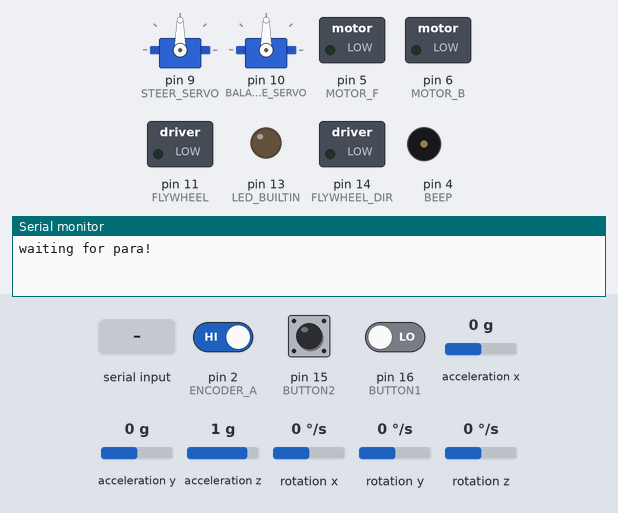
Recording of a sketch running on a simulated Arduino Uno, built with avr-gcc and run on an emulated ATmega328P. On the bench: 2 × servo, switched loads named in the sketch (green lamp = pin HIGH), output pins drawn as LEDs (lit = HIGH), buzzer (waves = sounding, pin HIGH), the last lines printed to the serial monitor. Dashed ring = blinking. The inputs (shaded band) are chosen by the test bench; at power-on: pin 15 (BUTTON2) LOW, pin 16 (BUTTON1) LOW, pin 2 (ENCODER_A) HIGH, acceleration x 0 g, acceleration y 0 g, acceleration z 1 g, rotation x 0 °/s, rotation y 0 °/s, rotation z 0 °/s.

Above: at 1.1 s.
1.2 s: "roll*1000\n" received over Serial
At 3.2 s:
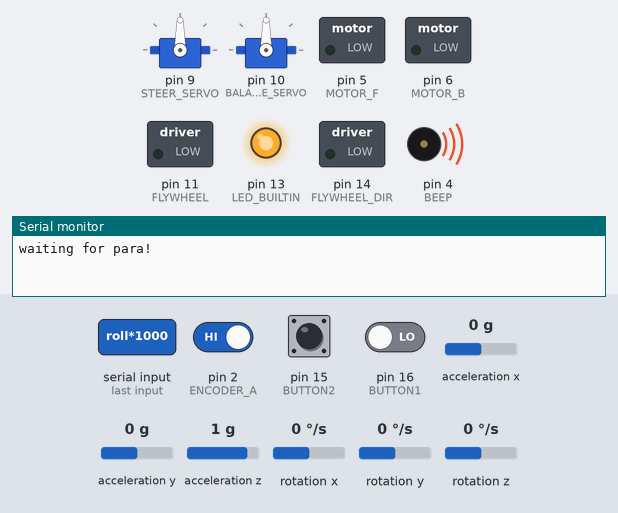
4.2 s: pin 15 (BUTTON2) pulled HIGH for 1 s
At 5.6 s:
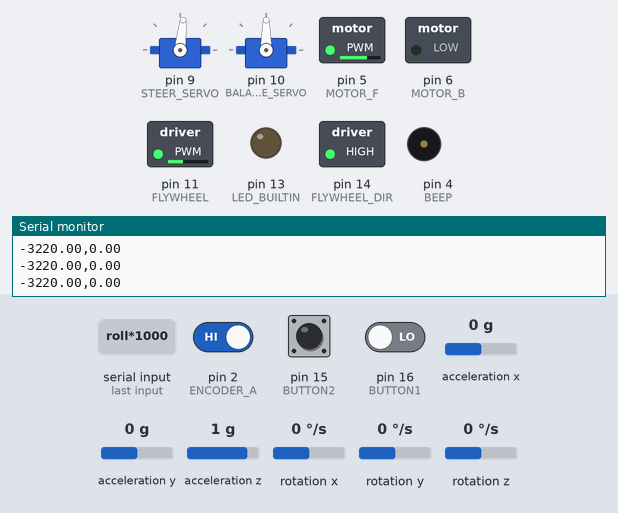
8.2 s: byte 54 ('6') received over Serial
11.2 s: "R,45\n" received over Serial
14.2 s: "L,45\n" received over Serial
At 16.71 s:
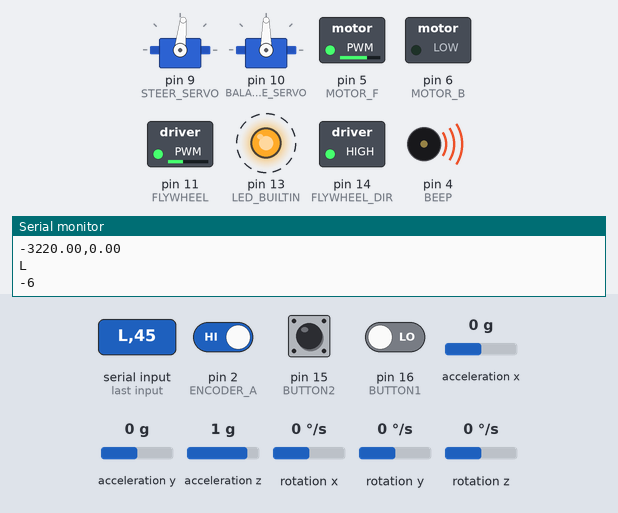
17.2 s: pin 15 (BUTTON2) driven HIGH and pin 16 (BUTTON1) driven HIGH
At 19.1 s:
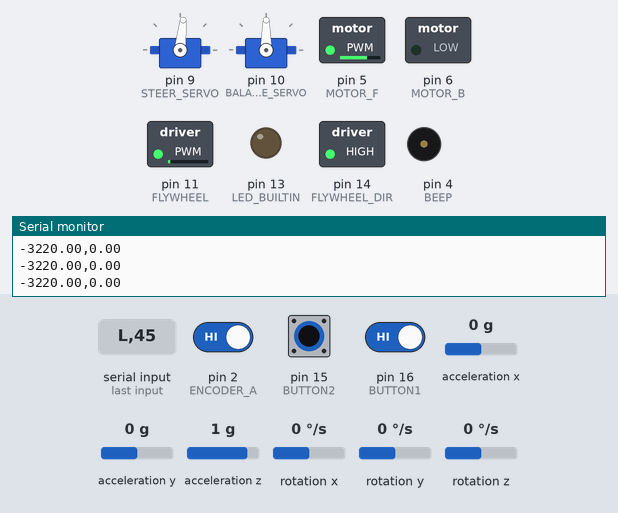
Timing chart, 0 to 39.7 s (numbered marks = the images above; inputs shaded):
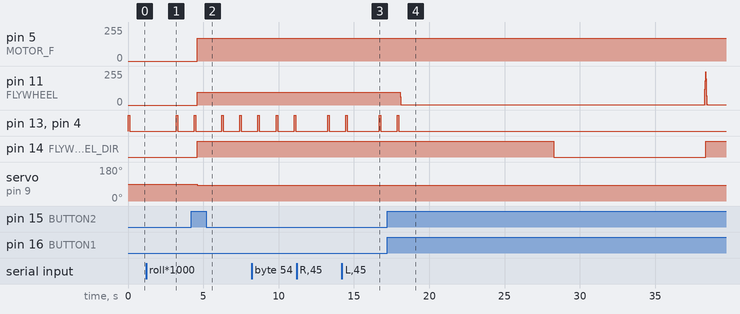

The sketch:

MotoBot.ino
```cpp
/*
 * Author: Xuechao Zhang
 * Date: July 23rd, 2020
 * Description: 自行车机器人
 */

// #define OLED_DEBUG        //OLED调参模式
#define SERIAL_PARATUNING //串口调试模式
// #define TELE_MODE         //遥控模式

#include <Wire.h>
#include <Servo.h>

#define ENCODER_A 2
#define BEEP 4
#define STEER_SERVO 9
#define BALANCE_SERVO 10
#define ENCODER_B 7
#define MOTOR_F 5
#define MOTOR_B 6
#define FLYWHEEL 11
#define FLYWHEEL_DIR 14
#define BUTTON1 16 //拨码开关 1,靠近电源开关,按下是 LOW
#define BUTTON2 15 //拨码开关 2

float roll = 0, pitch = 0, yaw = 0;
long flywheel_position[2] = {0}; // 编码器 前一时刻和当前时刻
float flywheel_speed = 0, flywheel_target = 0;
float fw_kp = 0.02, fw_ki = 0, fw_kd = 0.04;       //飞轮电机PID
// float bl_kp = -450.0, bl_ki = 0.0, bl_kd = -500.0; //直立角度环(测试架)
// float sp_kp = 0.0035;                              //直立速度环(测试架)
float bl_kp = -1400.0, bl_ki = 0.0, bl_kd = -100.0; //直立角度环
float sp_kp = 0.0003;                               //直立速度环
unsigned long currentTime, previousTime = 0; // 计时
float elapsedTime;
int pwm_out = 0;
char BT_char = '0';//蓝牙控制字,默认为 '0'
int steer_angle = 90; //±65°
float steer_kp = -3.0; //打角 P
float steer_kd = 0.5;
int motor_speed = 170;//电机速度，(-255,+255)
float speed_kp = 0.0; //速度 P
float roll_offset = -2.3;

Servo steer_servo, balance_servo;

void BeepandBlink(){
  bool Bee_En = true;
  int t = 100;
  digitalWrite(LED_BUILTIN, HIGH);   // turn the LED on (HIGH is the voltage level)
  if(Bee_En) digitalWrite(BEEP, HIGH);
  delay(t);
  if(Bee_En) digitalWrite(LED_BUILTIN, LOW);    // turn the LED off by making the voltage LOW
  digitalWrite(BEEP, LOW);
  delay(t);
}

//翻车则强制停止
void forceidle(int angle = 23)
{
  if(roll>angle || roll< -angle) // 翻车 需要拨一下开关恢复 大概率影响IMU读数
  {
    analogWrite(FLYWHEEL, 255);
    analogWrite(MOTOR_F, 0);
    analogWrite(MOTOR_B, 0);
    steer_servo.write(90);
    // DisplayWarning(10);
    while(1)
      if(digitalRead(BUTTON2)==LOW)
        break;
   // DisplayWarning(20);
    while(1)
      if(digitalRead(BUTTON2)==HIGH)
        break;
    while(roll>angle || roll<-angle)
    {
      Read_IMU();
      delay(100);
    }
    BeepandBlink();
  }
}

//初始化函数
void setup() {
  //配置IO为输出
  pinMode(LED_BUILTIN, OUTPUT);
  pinMode(BEEP, OUTPUT);
  //蜂鸣器响
  BeepandBlink();
  //配置编码器
  pinMode(ENCODER_A, INPUT);
  pinMode(ENCODER_B, INPUT);
  //配置拨码开关
  pinMode(BUTTON1, INPUT);
  pinMode(BUTTON2, INPUT);
  // 配置飞轮
  pinMode(FLYWHEEL_DIR, OUTPUT);
  //配置电机
  pinMode(MOTOR_F,OUTPUT);
  pinMode(MOTOR_B,OUTPUT);
  // 配置转向舵机
  steer_servo.attach(STEER_SERVO);
  steer_servo.write(steer_angle);
  // 配置平衡舵机
  balance_servo.attach(BALANCE_SERVO);
  balance_servo.write(steer_angle);
  // 设置飞轮编码器的中断为边沿触发
  attachInterrupt(0, flywheel_encoder, CHANGE);
  // 配置波特率
  //Serial.begin(115200);
  Serial.begin(9600);

  #ifdef SERIAL_PARATUNING
    Serial.println("waiting for para!");
    while (!serial_paratuning())
    ; // 串口调参
  #endif

  // 开始通信
  Wire.begin(); // Initialize comunication
  // 初始化陀螺仪
  init_IMU();
  // 初始化OLED
  #ifdef OLED_DEBUG
    init_OLED();
  #endif

  // 蜂鸣器响
  BeepandBlink();
  SerialPrint_init();
  previousTime = millis();
}

// 主循环
void loop() {
  // 获取当前运行时间
  currentTime = millis();
  // 一个循环的时间, 单位：s, 用于测速
  elapsedTime = (currentTime - previousTime) / 1000.0;
  // 读陀螺仪
  Read_IMU();
  // 读编码器
  flywheel_readspeed();
  //拨码开关 2 未按下 进行直立控制
  if (digitalRead(BUTTON2)==HIGH)
  {
    balance_control();  //平衡控制
    direction_control();//方向控制
    speed_control();    //速度控制
  }
  else
  {
    delay(1000);
    BeepandBlink();
  }
  // 山外示波器
  //Send_wave();

  // 串口打印
  SerialPrint();
  SerialRead();
  // OLED调参模式
  #ifdef OLED_DEBUG
    display_regular();
  #endif
  // 串口调参
  #ifdef SERIAL_PARATUNING
    serial_paratuning();
  #endif
  forceidle(); //翻车检测
  // 手动控制周期为 20ms
  while (millis()-currentTime<20);
  // 更新上一时刻
  previousTime = currentTime;
}
```

Control.ino
```cpp
/*
 * Author: Xuechao Zhang
 * Date: July 24th, 2020
 * Description: 转向、平衡、飞轮、驱动电机控制
 */

void servo_control(){
  // 双舵机测试
  for (int pos = 45; pos <= 135; pos += 30)
  {
    steer_servo.write(pos);
    balance_servo.write(pos);
    Serial.println(pos);
    delay(1000);
  }
  for (int pos = 135; pos >= 45; pos -= 30)
  {
    steer_servo.write(pos);
    balance_servo.write(pos);
    Serial.println(pos);
    delay(1000);
  }
}

float ct_cirlce = 0;//舵机控制周期
char steer_acc = 0;//转向增量
//遥控舵机
void direction_telecontrol(){
  ct_cirlce += elapsedTime;
  // 0.02 s 控制一次
  if (ct_cirlce >= 0.02)
  {
    ct_cirlce = 0;//重新计数控制周期
    if(steer_acc != 0)
    {
      //上一时刻角度变化方向与当前要求不一致，立刻角度制动
      if ((steer_acc < 0 && BT_char == 'R')||(steer_acc > 0 && BT_char == 'L'))
      {
        steer_acc = 0;//角度增量置 0
      }
      steer_angle += steer_acc;//改变角度
      //steer_angle = constrain(steer_angle,21,170);//输出限幅
      if (steer_angle == 21 || steer_acc == 170)
      {
        steer_acc = 0;//舵机打死，角度增量置 0
      }
    }
    steer_servo.write(steer_angle);
  }
}

//舵机PID
float roll_pre = 0;
void direction_control(){
  #ifdef TELE_MODE //遥控模式
    direction_telecontrol();
    //steer_servo.write(steer_angle);
    return;
  #endif
  // PD 控制
    steer_angle = steer_kp * (roll - roll_offset) + steer_kd * (roll - roll_pre);
    roll_pre = roll;
    steer_angle = constrain(steer_angle, -65, 65); //输出限幅
    steer_servo.write(steer_angle + 90);
}

//电机PID
void speed_control(){
  // #ifndef TELE_MODE //PID模式
  //   // P 控制
  //   motor_speed = speed_kp*roll;
  // #endif
  motor_speed = constrain(motor_speed,-255,255);//输出限幅
  if (motor_speed > 0)
  {
    analogWrite(MOTOR_F, motor_speed);
    analogWrite(MOTOR_B, 0);
  }
  else
  {
    analogWrite(MOTOR_F, 0);
    analogWrite(MOTOR_B, -motor_speed);
  }
}

//直立PID
void balance_control(){
  static float last_roll;
  static float roll_sum;

  roll_sum += roll;
  roll_sum = constrain(roll_sum, -1000, 1000); // 限幅

  // flywheel_target = bl_kp * (roll - roll_offset) + bl_ki * roll_sum + bl_kd * (roll - last_roll);

  // 串级一下
  flywheel_target = bl_kp * (roll - roll_offset - flywheel_speed * sp_kp) + bl_ki * roll_sum + bl_kd * (roll - last_roll);

  // flywheel_target = millis() / 10 % 1000 - millis() / 10 % 200; // 速度环调试

  // 速度闭环 or 开环
  if (digitalRead(BUTTON1)==HIGH)
    pwm_out = flywheel_PID(flywheel_target);
  else
    pwm_out = flywheel_target / 20;

  pwm_out = constrain(pwm_out, -254, 254); // 限幅
  if (pwm_out < 5 && pwm_out > -5) pwm_out = 0; //防止烧电机
  if (pwm_out > 0) // 方向控制
  {
    digitalWrite(FLYWHEEL_DIR, LOW);
    analogWrite(FLYWHEEL, 255.0 - pwm_out);
  }
  else
  {
    digitalWrite(FLYWHEEL_DIR, HIGH);
    analogWrite(FLYWHEEL, 255.0 + pwm_out);
  }
  last_roll = roll;
}

//飞轮电机速度环
int flywheel_PID(int target)
{
  static int fw_pwm, error, error_last = 0, error_sum;
  error = target - flywheel_speed;
  error_sum += error;
  error_sum = constrain(error_sum, -10, 10); // 限幅
  fw_pwm += fw_kp * error + fw_ki * error_sum + fw_kd * (error - error_last);
  error_last = error;
  return fw_pwm;
}

//编码器读数，中断回调函数
void flywheel_encoder(){ // 感觉可以减少一半的中断触发 只看下降沿
  // ENA脚下降沿中断触发
  if (digitalRead(ENCODER_A) == LOW)
  {
    // 查询ENB的电平以确认是顺时针还是逆时针旋转
    if (digitalRead(ENCODER_B) == LOW)
      flywheel_position[1]++;
  }
  // ENA脚上升沿中断触发
  else
  {
    // 查询ENB的电平以确认是顺时针还是逆时针旋转
    if (digitalRead(ENCODER_B) == LOW)
      flywheel_position[1]--;
  }
}

// 主循环调用
void flywheel_readspeed() // 作差计算速度
{
  flywheel_speed = (flywheel_position[1] - flywheel_position[0])/elapsedTime;
  flywheel_position[0] = flywheel_position[1];
}
```

Serial.ino
```cpp
/*
 * Author: Xuechao Zhang
 * Date: July 24th, 2020
 * Description: 用于山外上位机的示波器；串口调参
 *    帧协议参考https://www.iambigboss.top/post/37201_1_1.html
 */

#define Channel 4 //通道数

void vcan_sendware(uint8_t *wareaddr, uint32_t waresize)
{
#define CMD_WARE 3                         //帧协议
  uint8_t cmdf[2] = {CMD_WARE, ~CMD_WARE}; //串口调试 使用的前命令
  uint8_t cmdr[2] = {~CMD_WARE, CMD_WARE}; //串口调试 使用的后命令

  Serial.write(CMD_WARE);
  Serial.write(~CMD_WARE);
  while (waresize--)
  {
    Serial.write(*wareaddr);
    wareaddr++;
  }
  Serial.write(~CMD_WARE);
  Serial.write(CMD_WARE);
  //Serial.write(cmdr[2]); //这种发送方法不对？？
  //Serial.write(cmdr[2]);
}

float var[Channel]; //示波器通道数
void Send_wave()
{
  // 山外虚拟示波器
  var[0] = roll;
  var[1] = pitch;
  var[2] = yaw;
  var[3] = flywheel_speed;
  vcan_sendware((uint8_t *)var, sizeof(var));
}

// 用于Arduino串口绘图器
void SerialPrint_init()
{
  Serial.println("target,speed");
  // Serial.println("roll*1000");
}
void SerialPrint()
{
  // Serial.print(steer_angle);
  // Serial.print(",");
  // Serial.println(roll * 1000);
  // Serial.print(",");
  // Serial.print(pitch);
  // Serial.print(",");
  // Serial.print(yaw);
  Serial.print(flywheel_target);
  Serial.print(",");
  Serial.print(flywheel_speed);
  Serial.println();
}

void SerialRead()
{
  if(Serial.available()>0)
  {
    BT_char = Serial.read();
    Serial.println(BT_char);
    switch (BT_char)
    {
      case 'U':
        /* Speed Up */
        motor_speed += 10;
        Serial.println(motor_speed);
        break;
      case 'D':
        /* Slow down */
        motor_speed -= 10;
        Serial.println(motor_speed);
        break;
      case 'L':
        /*Turn Left */
        steer_acc -= 1;
        // steer_angle -= 1;
        Serial.println(steer_angle);
        break;
      case 'R':
        /*Turn Right */
        steer_acc += 1;
        // steer_angle += 1;
        Serial.println(steer_angle);
        break;
      case 'S':
        /* Stop*/
        motor_speed = 0;
        Serial.println(motor_speed);
        break;
      case '1':
        /*bw_kp += ? ; */
        bl_kp += 10;
        break;
      case '2':
        /*bw_kp -= ? ; */
        bl_kp -= 10;
        break;
      case '3':
        /*bw_kd += ? ; */
        bl_kd += 10;
        break;
      case '4':
        /*bw_kd -= ? ; */
        bl_kd -= 10;
        break;
      case '5':
        /*sp_kp += ? ; */
        sp_kp += 0.0001;
        break;
      case '6':
        /*sp_kp -= ? ; */
        sp_kp -= 0.0001;
        break;
      default:
        break;
    }
}
}

// 串口调参
const int bufferLength = 50;     // 定义缓存大小为50个字节
char serialBuffer[bufferLength]; // 建立字符数组用于缓存

void split(char *src, const char *separator, char **dest, int *num)
{
  /*
    src 源字符串的首地址(buf的地址)
    separator 指定的分割字符
    dest 接收子字符串的数组
    num 分割后子字符串的个数
  */
  char *pNext;
  int count = 0;
  if (src == NULL || strlen(src) == 0) //如果传入的地址为空或长度为0，直接终止
    return;
  if (separator == NULL || strlen(separator) == 0) //如未指定分割的字符串，直接终止
    return;
  pNext = (char *)strtok(src, separator); //必须使用(char *)进行强制类型转换(虽然不写有的编译器中不会出现指针错误)
  while (pNext != NULL)
  {
    *dest++ = pNext;
    ++count;
    pNext = (char *)strtok(NULL, separator); //必须使用(char *)进行强制类型转换
  }
  *num = count;
}

bool serial_paratuning()
{
  if (Serial.available())
  {
    // 当串口接收到信息后
    //Serial.println("Received Serial Data:");
    Serial.readBytes(serialBuffer, bufferLength); // 将接收到的信息使用readBytes读取

    char *revbuf[10] = {0};                     // 存放分割后的子字符串
    int Datanum = 0;                            // 分割后子字符串的个数
    split(serialBuffer, ",", revbuf, &Datanum); // 调用函数进行分割//Datanum从1开始

    // for (int i = 0; i < Datanum; i++)
    // {
    //   Serial.print(i);
    //   Serial.print(":");
    //   //Serial.println(revbuf[i]);
    //   float test = atof(revbuf[i]);
    //   Serial.println(test, 5);
    // }

    // 变量赋值
    if (Datanum == 3)
    {
      // motor_speed = atof(revbuf[0]);
      // steer_kp = atof(revbuf[1]);
      // steer_kd = atof(revbuf[2]);
      bl_kp = atof(revbuf[0]);
      bl_kd = atof(revbuf[1]);
      sp_kp = atof(revbuf[2]);
    }

    memset(serialBuffer, 0, 50);
    // Serial.println("Finished Printing Recevied Data.");
    return 1;
  }
  else
    return 0;
}
```

Source omitted: IMU.ino (12727 bytes)

Measured:
- after the input at 1.2 s, pin 13 (LED_BUILTIN), pin 4 (BEEP): LOW → HIGH after 2.0 s, → LOW 0.10 s later
- after the input at 4.2 s, pin 5 (MOTOR_F): 0/255 → 170/255 after 0.41 s; pin 11 (FLYWHEEL): 0/255 → 94/255 after 0.41 s; pin 14 (FLYWHEEL_DIR): LOW → HIGH after 0.41 s; servo on pin 9 (STEER_SERVO): 90° → 84° after 0.41 s
- after the input at 14.2 s, pin 13 (LED_BUILTIN), pin 4 (BEEP): LOW → HIGH after 2.5 s, → LOW 0.10 s later
- after the input at 17.2 s, pin 13 (LED_BUILTIN), pin 4 (BEEP): goes on until 18.0 s, then stays LOW; pin 14 (FLYWHEEL_DIR): HIGH → LOW after 11.1 s, → HIGH 10.1 s later
